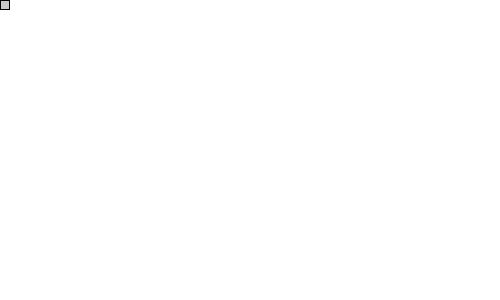
Frame 1 (no input)
Frame 60 (the mouse pressed at the canvas centre just before this capture): identical to frame 1, image omitted
Frame 120 (the mouse held since frame 60 and released just before this capture): identical to frame 1, image omitted

The Processing sketch that drew this single still picture (run headless with seeded random() and noise(); from frame 60 on, the mouse is pressed at the canvas centre):

// Processing sketch: quatroCantos
// ── quatroCantos.pde
int x = 0;
int y = 0;
int speed = 5;

void setup() {
  size(500,300);
}

void draw() {
  background(255);
  
  stroke(0);
  fill(200);
  rect(x,y,9,9);
  
   x = x + speed;
   y = y + speed;
   x = x - speed;
   y = y - speed;
   
}
